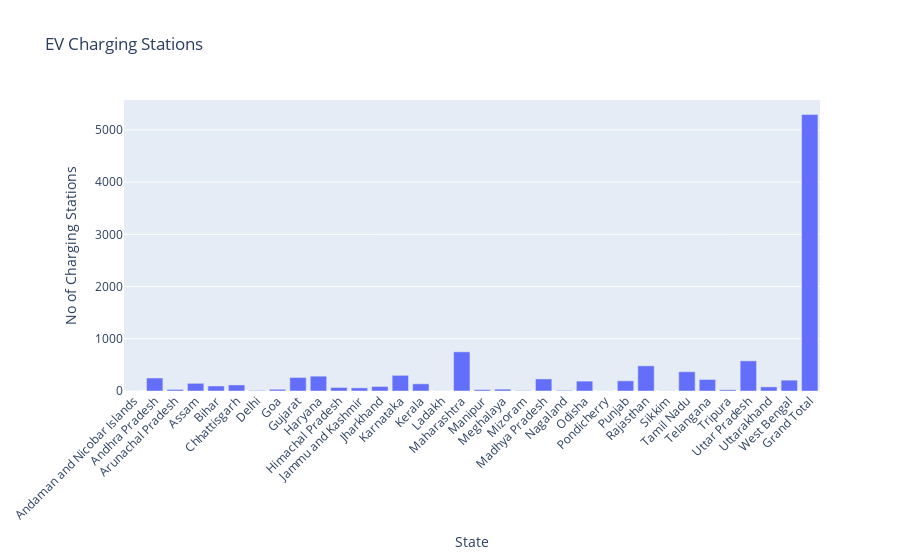

Notebook cell for this chart:
### Code cell
#Using Plotly Express for an interactive bar chart
fig = px.bar(df, x='State', y='Charging StationsNH', title= '   EV Charging Stations  ')
fig.update_layout(xaxis_title='State', yaxis_title='No of Charging Stations', xaxis_tickangle=-45)
fig.show()

### Figure 1 — Plotly figure (JSON) as saved in the notebook; plotly's stock layout.template omitted (floating-point values rounded to 4 significant figures)
{"data": [{"alignmentgroup": "True", "hovertemplate": "State=%{x}<br>Charging StationsNH=%{y}<extra></extra>", "legendgroup": "", "marker": {"color": "#636efa", "pattern": {"shape": ""}}, "name": "", "offsetgroup": "", "orientation": "v", "showlegend": false, "textposition": "auto", "type": "bar", "x": ["Andaman and Nicobar Islands", "Andhra Pradesh", "Arunachal Pradesh", "Assam", "Bihar", "Chhattisgarh", "Delhi", "Goa", "Gujarat", "Haryana", "Himachal Pradesh", "Jammu and Kashmir", "Jharkhand", "Karnataka", "Kerala", "Ladakh", "Maharashtra", "Manipur", "Meghalaya", "Mizoram", "Madhya Pradesh", "Nagaland", "Odisha", "Pondicherry", "Punjab", "Rajasthan", "Sikkim", "Tamil Nadu", "Telangana", "Tripura", "Uttar Pradesh", "Uttarakhand", "West Bengal", "Grand Total"], "xaxis": "x", "y": [1, 249, 30, 147, 96, 116, 10, 33, 259, 284, 68, 60, 87, 300, 138, 2, 750, 27, 35, 8, 231, 13, 189, 2, 195, 482, 3, 369, 221, 24, 577, 79, 208, 5293], "yaxis": "y"}], "layout": {"autosize": true, "barmode": "relative", "legend": {"tracegroupgap": 0}, "title": {"text": "   EV Charging Stations  "}, "xaxis": {"anchor": "y", "autorange": true, "domain": [0, 1], "range": [-0.5, 33.5], "tickangle": -45, "title": {"text": "State"}, "type": "category"}, "yaxis": {"anchor": "x", "autorange": true, "domain": [0, 1], "range": [0, 5572.0], "title": {"text": "No of Charging Stations"}, "type": "linear"}}}
